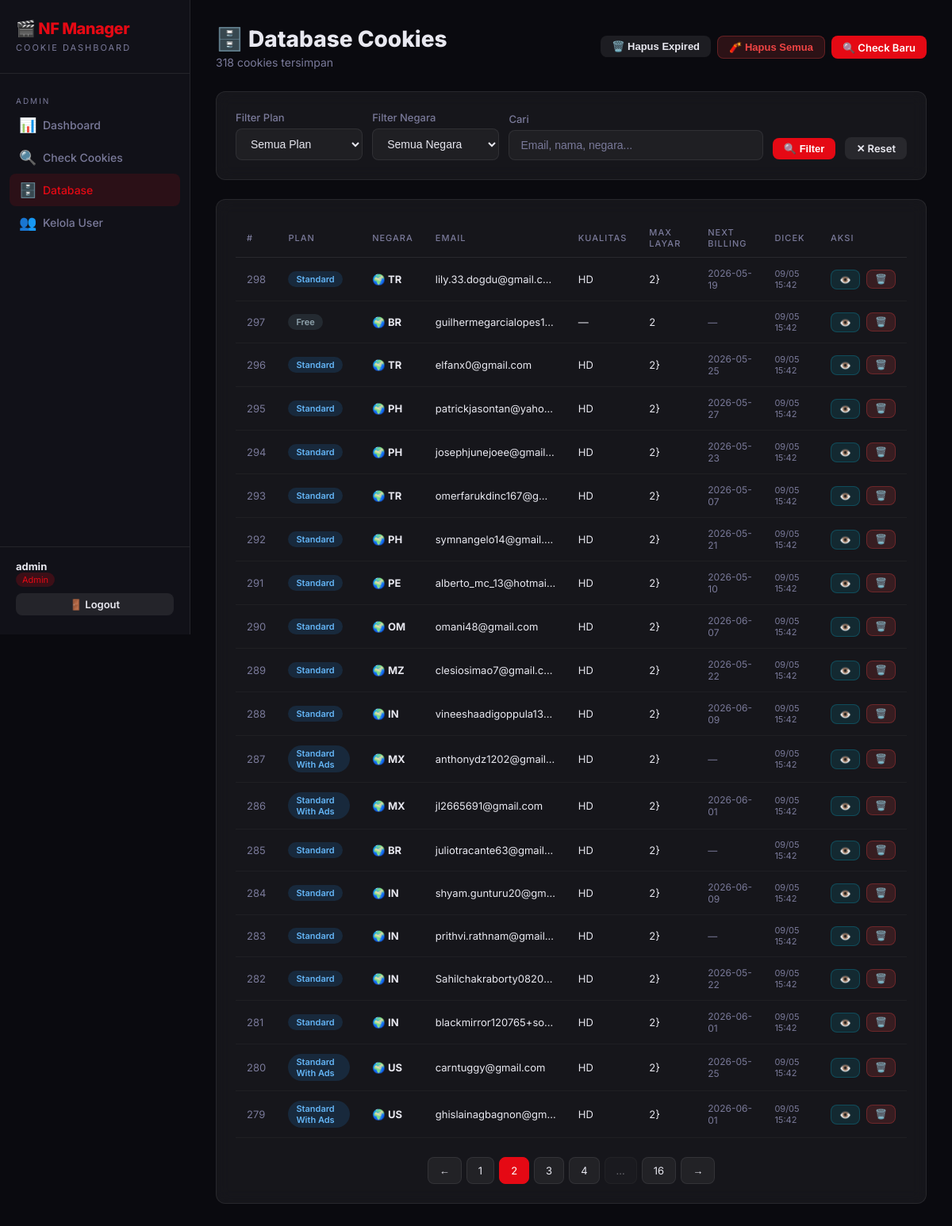
Screenshot of /admin/results?page=2&plan=&country=&search= (signed in) with the database file from the repository.
### app/models.py (models this page shows)
class User(UserMixin, db.Model):
    __tablename__ = 'users'
    id = db.Column(db.Integer, primary_key=True)
    username = db.Column(db.String(80), unique=True, nullable=False)
    email = db.Column(db.String(120), unique=True, nullable=False)
    password_hash = db.Column(db.String(256), nullable=False)
    is_admin = db.Column(db.Boolean, default=False)
    is_approved = db.Column(db.Boolean, default=False)
    created_at = db.Column(db.DateTime, default=datetime.utcnow)

class CookieResult(db.Model):
    __tablename__ = 'cookie_results'
    id = db.Column(db.Integer, primary_key=True)
    filename = db.Column(db.String(255))
    cookie_text = db.Column(db.Text, nullable=False)
    plan_key = db.Column(db.String(50), index=True)       # premium, standard, basic, mobile, free
    plan_name = db.Column(db.String(100))                  # display label
    country = db.Column(db.String(10), index=True)         # 2-letter country code
    is_on_hold = db.Column(db.Boolean, default=False)
    email = db.Column(db.String(200))
    account_name = db.Column(db.String(200))
    quality = db.Column(db.String(50))                     # UHD, HD, SD
    max_streams = db.Column(db.String(20))
    plan_price = db.Column(db.String(50))
    next_billing = db.Column(db.String(100))
    payment_method = db.Column(db.String(100))
    member_since = db.Column(db.String(100))
    extra_members = db.Column(db.String(20))
    profiles = db.Column(db.Text)
    hold_status = db.Column(db.String(20))
    membership_status = db.Column(db.String(100))
    checked_at = db.Column(db.DateTime, default=datetime.utcnow)
    source_file = db.Column(db.String(255))

### app/admin.py (the view)
@admin_bp.route('/results')
@login_required
@admin_required
def results():
    page = request.args.get('page', 1, type=int)
    plan_filter = request.args.get('plan', '')
    country_filter = request.args.get('country', '')
    search = request.args.get('search', '')
    query = CookieResult.query
    if plan_filter:
        query = query.filter(CookieResult.plan_key == plan_filter)
    if country_filter:
        query = query.filter(CookieResult.country == country_filter)
    if search:
        query = query.filter(
            (CookieResult.email.ilike(f'%{search}%')) |
            (CookieResult.account_name.ilike(f'%{search}%')) |
            (CookieResult.country.ilike(f'%{search}%'))
        )
    pagination = query.order_by(CookieResult.checked_at.desc()).paginate(page=page, per_page=20)
    from sqlalchemy import func
    plans = db.session.query(CookieResult.plan_key, CookieResult.plan_name).distinct().all()
    countries = db.session.query(CookieResult.country).distinct().order_by(CookieResult.country).all()
    return render_template('admin/results.html',
                           pagination=pagination,
                           plans=plans,
                           countries=countries,
                           plan_filter=plan_filter,
                           country_filter=country_filter,
                           search=search)

### app/admin.py (called while the page is built)
def admin_required(f):
    @wraps(f)
    def decorated(*args, **kwargs):
        if not current_user.is_authenticated or not current_user.is_admin:
            flash('Akses ditolak. Hanya admin yang bisa mengakses halaman ini.', 'danger')
            return redirect(url_for('auth.login'))
        return f(*args, **kwargs)
    return decorated

### app/templates/admin/results.html (shortened to what this page needs)
{% extends "base.html" %}
{% block content %}
<div class="page-header">
  <div class="flex-between">
    <div>
      <h2 class="page-title">🗄️ Database Cookies</h2>
      <p class="page-subtitle">{{ pagination.total }} cookies tersimpan</p>
    </div>
    <div class="flex gap-2">
      <form method="POST" action="{{ url_for('admin.delete_expired') }}" onsubmit="return confirm('Hapus semua cookies expired?')">
        <button class="btn btn-secondary btn-sm">🗑️ Hapus Expired</button>
      </form>
      <form method="POST" action="{{ url_for('admin.delete_all') }}" onsubmit="return confirm('⚠️ PERINGATAN: Yakin ingin MENGHAPUS SEMUA data cookies dari database? Tindakan ini tidak bisa dibatalkan!')">
        <button class="btn btn-danger btn-sm">🧨 Hapus Semua</button>
      </form>
      <a href="{{ url_for('admin.check') }}" class="btn btn-primary btn-sm">🔍 Check Baru</a>
    </div>
  </div>
</div>
<div class="card mb-3">
  <form method="GET" class="flex" style="gap:12px;flex-wrap:wrap;align-items:flex-end;">
    <div class="form-group" style="margin:0;flex:1;min-width:150px;">
      <label class="form-label">Filter Plan</label>
      <select name="plan" class="form-control">
        <option value="">Semua Plan</option>
      </select>
    </div>
    <div class="form-group" style="margin:0;flex:1;min-width:120px;">
      <label class="form-label">Filter Negara</label>
      <select name="country" class="form-control">
        <option value="">Semua Negara</option>
      </select>
    </div>
    <div class="form-group" style="margin:0;flex:2;min-width:180px;">
      <label class="form-label">Cari</label>
      <input type="text" name="search" class="form-control" placeholder="Email, nama, negara..." value="{{ search }}">
    </div>
    <button type="submit" class="btn btn-primary btn-sm" style="margin-bottom:1px;">🔍 Filter</button>
    <a href="{{ url_for('admin.results') }}" class="btn btn-secondary btn-sm" style="margin-bottom:1px;">✕ Reset</a>
  </form>
</div>
<div class="card">
  <div class="table-wrap">
    <table>
      <thead>
        <tr>
          <th>#</th><th>Plan</th><th>Negara</th><th>Email</th>
          <th>Kualitas</th><th>Max Layar</th><th>Next Billing</th><th>Dicek</th><th>Aksi</th>
        </tr>
      </thead>
      <tbody>
        {% for c in pagination.items %}
        {% set badge_map = {'premium':'badge-premium','standard':'badge-standard','standard_with_ads':'badge-standard','basic':'badge-basic','mobile':'badge-mobile','free':'badge-free'} %}
        <tr>
          <td style="color:var(--muted);">{{ c.id }}</td>
          <td><span class="badge {{ badge_map.get(c.plan_key,'') }}">{{ c.plan_name or c.plan_key }}</span></td>
          <td>🌍 <strong>{{ c.country or '?' }}</strong></td>
          <td style="max-width:180px;overflow:hidden;text-overflow:ellipsis;white-space:nowrap;">{{ c.email or '—' }}</td>
          <td>{{ c.quality or '—' }}</td>
          <td>{{ c.max_streams or '—' }}</td>
          <td style="font-size:12px;color:var(--muted);">{{ c.next_billing or '—' }}</td>
          <td style="font-size:11px;color:var(--muted);">{{ c.checked_at.strftime('%d/%m %H:%M') if c.checked_at else '—' }}</td>
          <td>
            <div class="flex gap-2">
              <a href="{{ url_for('user.cookie_detail', cookie_id=c.id) }}" class="btn btn-cyan btn-xs">👁️</a>
              <form method="POST" action="{{ url_for('admin.delete_cookie', cookie_id=c.id) }}" style="display:inline;" onsubmit="return confirm('Hapus cookie ini?')">
                <button class="btn btn-danger btn-xs">🗑️</button>
              </form>
            </div>
          </td>
        </tr>
        {% else %}
        <tr><td colspan="9" style="text-align:center;color:var(--muted);padding:40px;">Tidak ada data cookies.</td></tr>
        {% endfor %}
      </tbody>
    </table>
  </div>
  {% if pagination.pages > 1 %}
  <div class="pagination">
    {% if pagination.has_prev %}
    <a href="{{ url_for('admin.results', page=pagination.prev_num, plan=plan_filter, country=country_filter, search=search) }}" class="page-btn">←</a>
    {% endif %}
    {% for p in pagination.iter_pages(left_edge=1, right_edge=1, left_current=2, right_current=2) %}
      {% if p %}<a href="{{ url_for('admin.results', page=p, plan=plan_filter, country=country_filter, search=search) }}" class="page-btn {% if p==pagination.page %}active{% endif %}">{{ p }}</a>
      {% else %}<span class="page-btn" style="opacity:0.4;">…</span>{% endif %}
    {% endfor %}
    {% if pagination.has_next %}
    <a href="{{ url_for('admin.results', page=pagination.next_num, plan=plan_filter, country=country_filter, search=search) }}" class="page-btn">→</a>
    {% endif %}
  </div>
  {% endif %}
</div>
{% endblock %}

### app/templates/base.html (shortened to what this page needs)
<!DOCTYPE html>
<html lang="id">
<head>
<link rel="stylesheet" href="{{ url_for('static', filename='css/style.css') }}">
</head>
<body>
<div class="layout">
  <aside class="sidebar">
    <div class="sidebar-logo">
      <h1>🎬 NF Manager</h1>
      <span>Cookie Dashboard</span>
    </div>
    {% if current_user.is_authenticated %}
    {% if current_user.is_admin %}
    <div class="nav-section">
      <div class="nav-label">Admin</div>
      <a href="{{ url_for('admin.dashboard') }}" class="nav-link {% if request.endpoint == 'admin.dashboard' %}active{% endif %}">
        <span class="icon">📊</span> Dashboard
      </a>
      <a href="{{ url_for('admin.check') }}" class="nav-link {% if request.endpoint in ['admin.check','admin.checking'] %}active{% endif %}">
        <span class="icon">🔍</span> Check Cookies
      </a>
      <a href="{{ url_for('admin.results') }}" class="nav-link {% if request.endpoint == 'admin.results' %}active{% endif %}">
        <span class="icon">🗄️</span> Database
      </a>
      <a href="{{ url_for('admin.users') }}" class="nav-link {% if request.endpoint == 'admin.users' %}active{% endif %}">
        <span class="icon">👥</span> Kelola User
      </a>
    </div>
    {% endif %}
    {% endif %}
    <div class="sidebar-footer">
      {% if current_user.is_authenticated %}
      <div class="sidebar-user">
        <strong>{{ current_user.username }}</strong>
        {% if current_user.is_admin %}<span class="badge-admin">Admin</span>{% else %}<span class="badge-user">User</span>{% endif %}
      </div>
      <a href="{{ url_for('auth.logout') }}" class="btn btn-secondary btn-sm" style="width:100%;justify-content:center;">🚪 Logout</a>
      {% endif %}
    </div>
  </aside>
  <main class="main-content">
    {% block content %}{% endblock %}
  </main>
</div>
</body>
</html>

### rows the page displays
User: username "admin"
CookieResult: id "298", plan_name "Standard", country "TR", email "lily.33.dogdu@gmail.c…", quality "HD", max_streams "2}", next_billing "2026-05-19", checked_at "09/05 15:42"
CookieResult: id "297", plan_name "Free", country "BR", email "guilhermegarcialopes1…", quality "—", max_streams "2", next_billing "—", checked_at "09/05 15:42"
CookieResult: id "296", plan_name "Standard", country "TR", email "elfanx0@gmail.com", quality "HD", max_streams "2}", next_billing "2026-05-25", checked_at "09/05 15:42"
CookieResult: id "295", plan_name "Standard", country "PH", email "patrickjasontan@yaho…", quality "HD", max_streams "2}", next_billing "2026-05-27", checked_at "09/05 15:42"
CookieResult: id "294", plan_name "Standard", country "PH", email "josephjunejoee@gmail…", quality "HD", max_streams "2}", next_billing "2026-05-23", checked_at "09/05 15:42"
CookieResult: id "293", plan_name "Standard", country "TR", email "omerfarukdinc167@g…", quality "HD", max_streams "2}", next_billing "2026-05-07", checked_at "09/05 15:42"
CookieResult: id "292", plan_name "Standard", country "PH", email "symnangelo14@gmail.…", quality "HD", max_streams "2}", next_billing "2026-05-21", checked_at "09/05 15:42"
CookieResult: id "291", plan_name "Standard", country "PE", email "alberto_mc_13@hotmai…", quality "HD", max_streams "2}", next_billing "2026-05-10", checked_at "09/05 15:42"
CookieResult: id "290", plan_name "Standard", country "OM", email "omani48@gmail.com", quality "HD", max_streams "2}", next_billing "2026-06-07", checked_at "09/05 15:42"
CookieResult: id "289", plan_name "Standard", country "MZ", email "clesiosimao7@gmail.c…", quality "HD", max_streams "2}", next_billing "2026-05-22", checked_at "09/05 15:42"
CookieResult: id "288", plan_name "Standard", country "IN", email "vineeshaadigoppula13…", quality "HD", max_streams "2}", next_billing "2026-06-09", checked_at "09/05 15:42"
CookieResult: id "287", plan_name "Standard With Ads", country "MX", email "anthonydz1202@gmail…", quality "HD", max_streams "2}", next_billing "—", checked_at "09/05 15:42"
CookieResult: id "286", plan_name "Standard With Ads", country "MX", email "jl2665691@gmail.com", quality "HD", max_streams "2}", next_billing "2026-06-01", checked_at "09/05 15:42"
CookieResult: id "285", plan_name "Standard", country "BR", email "juliotracante63@gmail…", quality "HD", max_streams "2}", next_billing "—", checked_at "09/05 15:42"
CookieResult: id "284", plan_name "Standard", country "IN", email "shyam.gunturu20@gm…", quality "HD", max_streams "2}", next_billing "2026-06-09", checked_at "09/05 15:42"
CookieResult: id "283", plan_name "Standard", country "IN", email "prithvi.rathnam@gmail…", quality "HD", max_streams "2}", next_billing "—", checked_at "09/05 15:42"
CookieResult: id "282", plan_name "Standard", country "IN", email "Sahilchakraborty0820…", quality "HD", max_streams "2}", next_billing "2026-05-22", checked_at "09/05 15:42"
CookieResult: id "281", plan_name "Standard", country "IN", email "blackmirror120765+so…", quality "HD", max_streams "2}", next_billing "2026-06-01", checked_at "09/05 15:42"
CookieResult: id "280", plan_name "Standard With Ads", country "US", email "carntuggy@gmail.com", quality "HD", max_streams "2}", next_billing "2026-05-25", checked_at "09/05 15:42"
CookieResult: id "279", plan_name "Standard With Ads", country "US", email "ghislainagbagnon@gm…", quality "HD", max_streams "2}", next_billing "2026-06-01", checked_at "09/05 15:42"

### other values shown
{{ pagination.total }} "318"
{{ p }} "1" "2" "3" "4" "16"
